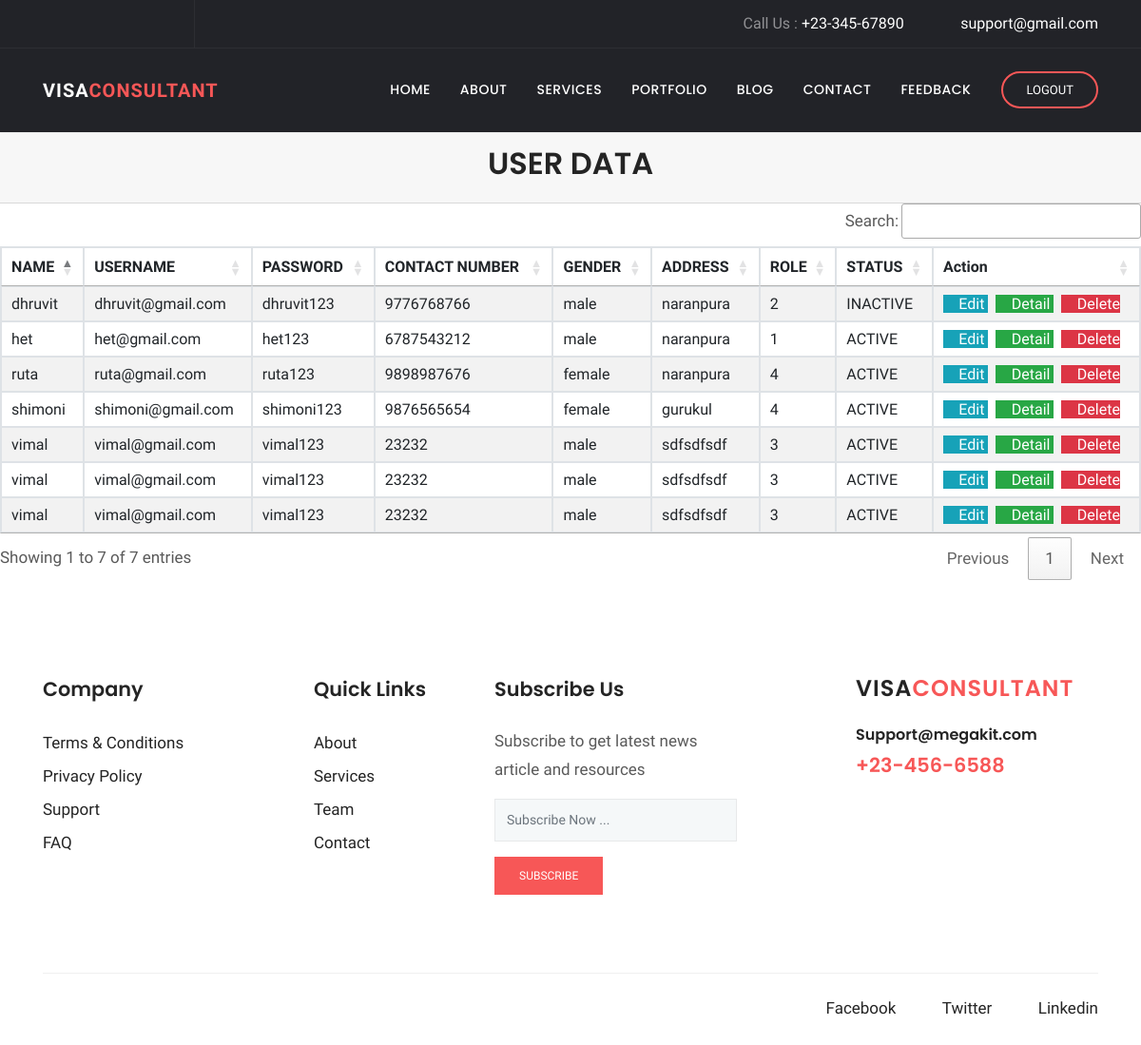
The app's page /client/view/, older data.
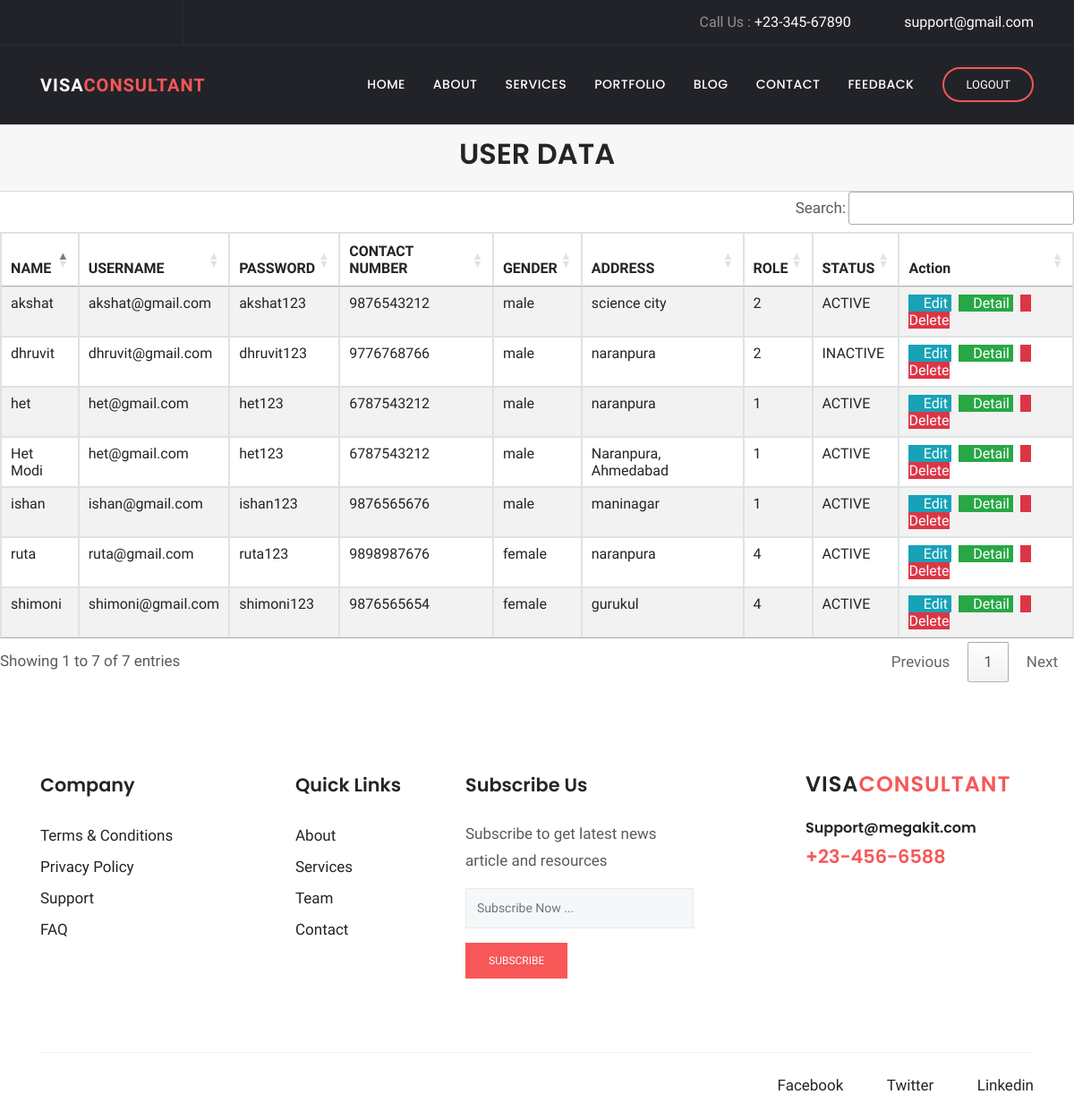
The same page, newer data.
### client/models.py (models this page shows, shortened)
class user(models.Model):
    EMAIL_ID=models.CharField(max_length=25)
    PHONE_NO=models.IntegerField()
    PASSWORD=models.CharField(max_length=25)
    NAME=models.CharField(max_length=25)
    choice1=(
        ('male','male'),
        ('female','female'),
        ('other','other')
    )
    GENDER=models.CharField(max_length=25,choices=choice1)
    ADDRESS=models.TextField(max_length=25)
    ROLE=models.IntegerField()
    choice2=(
        ('ACTIVE','ACTIVE'),
        ('INACTIVE','INACTIVE')
    )
    STATUS=models.CharField(max_length=25,choices=choice2)

### client/views.py (the view)
# urls.py: path('view/',ListUserView.as_view(),name='user-view'),
class ListUserView(ListView):
    model = user
    context_object_name = 'client'
    template_name = 'client/user_list.html'

### client/templates/client/user_list.html (shortened to what the changed rows need)
{% load static %}
{% block extra_css %}
      <link rel="stylesheet" href="{% static 'plugins/bootstrap/css/bootstrap.min.css' %}">
      <link rel="stylesheet" href="{% static 'plugins/themify/css/themify-icons.css' %}">
      <link rel="stylesheet" href="{% static 'plugins/fontawesome/css/all.css' %}">
      <link rel="stylesheet" href="{% static 'plugins/magnific-popup/dist/magnific-popup.css' %}">
      <link rel="stylesheet" href="{% static 'plugins/slick-carousel/slick/slick.css' %}">
      <link rel="stylesheet" href="{% static 'plugins/slick-carousel/slick/slick-theme.css' %}">
      <link rel="stylesheet" href="{% static 'css/style.css' %}">
<link rel="stylesheet" href="https://cdn.datatables.net/1.10.25/css/jquery.dataTables.min.css">
<link rel="stylesheet" href="https://cdn.datatables.net/buttons/1.7.1/css/buttons.dataTables.min.css">
<link rel="stylesheet" href="https://cdn.datatables.net/searchbuilder/1.1.0/css/searchBuilder.dataTables.min.css">
<link rel="stylesheet" href="https://cdn.datatables.net/datetime/1.1.0/css/dataTables.dateTime.min.css">
<link rel="stylesheet" href="https://cdn.datatables.net/1.10.25/css/jquery.dataTables.min.css">
<link rel="stylesheet" href="https://cdn.datatables.net/colreorder/1.5.4/css/colReorder.dataTables.min.css">
{% endblock %}
{% block body %}
              <div class="card-header">
                  <h2 align="center"> USER DATA </h2>
              </div>
                <table id="example1" class="table table-bordered table-striped" id="example1">
                  <thead>
                  <tr>
                      <th>NAME</th>
                      <th>USERNAME</th>
                      <th>PASSWORD</th>
                      <th>CONTACT NUMBER</th>
                      <th>GENDER</th>
                      <th>ADDRESS</th>
                      <th>ROLE</th>
                      <th>STATUS</th>
                      <th>Action</th>
                  </tr>
                  </thead>
                    <tbody>
                        {% for user in client %}
                        <tr>
                            <td>{{ user.NAME }}</td>
                            <td>{{ user.EMAIL_ID }}</td>
                            <td>{{ user.PASSWORD }}</td>
                            <td>{{ user.PHONE_NO }}</td>
                            <td>{{ user.GENDER }}</td>
                            <td>{{ user.ADDRESS }}</td>
                            <td>{{ user.ROLE }}</td>
                            <td>{{ user.STATUS }}</td>
                            <td>
                                <a href="{% url 'user-update'  user.id %}" class="btn-info" >
                                    <i class="fas fa-pencil-alt"></i> Edit
                                </a>
                                <a href="{% url 'user-detail'  user.id %}" class="btn-success">
                                    <i class="fas fa-file-invoice"></i> Detail
                                </a>
                                <a href="{% url 'user-delete'  user.id %}" class="btn-danger">
                                    <i class="fas fa-trash-alt"></i> Delete
                                </a>
                            </td>
                        </tr>
                    {% endfor %}
                  </tbody>
                </table>
{% endblock %}

Row changes from the older to the newer data that the page shows:
removed user: NAME "vimal", EMAIL_ID "vimal@gmail.com", PASSWORD "vimal123", PHONE_NO "23232", GENDER "male", ADDRESS "sdfsdfsdf", ROLE "3", STATUS "ACTIVE"
removed user: NAME "vimal", EMAIL_ID "vimal@gmail.com", PASSWORD "vimal123", PHONE_NO "23232", GENDER "male", ADDRESS "sdfsdfsdf", ROLE "3", STATUS "ACTIVE"
removed user: NAME "vimal", EMAIL_ID "vimal@gmail.com", PASSWORD "vimal123", PHONE_NO "23232", GENDER "male", ADDRESS "sdfsdfsdf", ROLE "3", STATUS "ACTIVE"
added user: NAME "akshat", EMAIL_ID "akshat@gmail.com", PASSWORD "akshat123", PHONE_NO "9876543212", GENDER "male", ADDRESS "science city", ROLE "2", STATUS "ACTIVE"
added user: NAME "ishan", EMAIL_ID "ishan@gmail.com", PASSWORD "ishan123", PHONE_NO "9876565676", GENDER "male", ADDRESS "maninagar", ROLE "1", STATUS "ACTIVE"
added user: NAME "Het Modi", EMAIL_ID "het@gmail.com", PASSWORD "het123", PHONE_NO "6787543212", GENDER "male", ADDRESS "Naranpura, Ahmedabad", ROLE "1", STATUS "ACTIVE"
